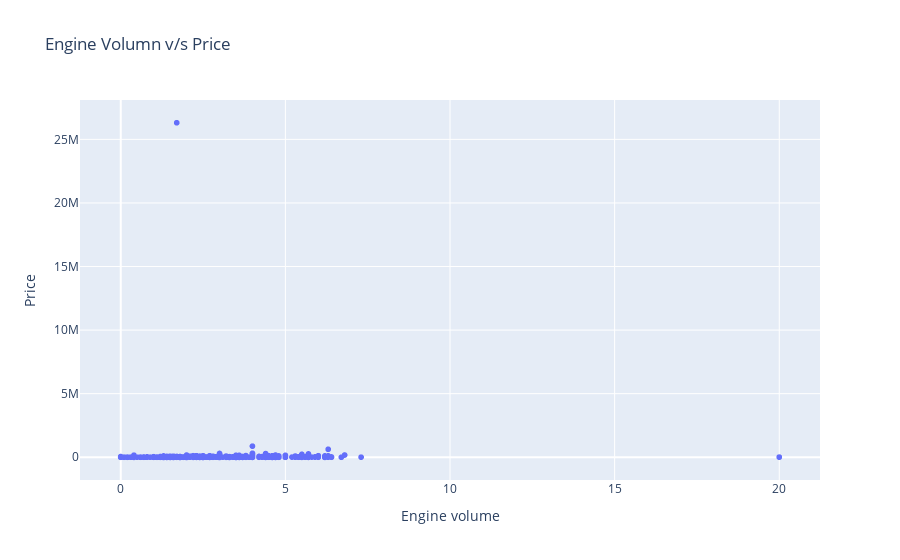

Notebook cell for this chart:
### Code cell
ex.scatter(data,x="Engine volume",y="Price",title="Engine Volumn v/s Price")

### Figure 1 — Plotly figure (JSON) as saved in the notebook; plotly's stock layout.template omitted (floating-point values rounded to 4 significant figures; data arrays with more than 128 entries replaced by an {"elided": "..."} marker saying what was removed)
{"data": [{"hovertemplate": "Engine volume=%{x}<br>Price=%{y}<extra></extra>", "legendgroup": "", "marker": {"color": "#636efa", "symbol": "circle"}, "mode": "markers", "name": "", "showlegend": false, "type": "scattergl", "x": {"elided": "19237 float values"}, "xaxis": "x", "y": {"elided": "19237 int values"}, "yaxis": "y"}], "layout": {"legend": {"tracegroupgap": 0}, "title": {"text": "Engine Volumn v/s Price"}, "xaxis": {"anchor": "y", "domain": [0, 1], "title": {"text": "Engine volume"}}, "yaxis": {"anchor": "x", "domain": [0, 1], "title": {"text": "Price"}}}}
